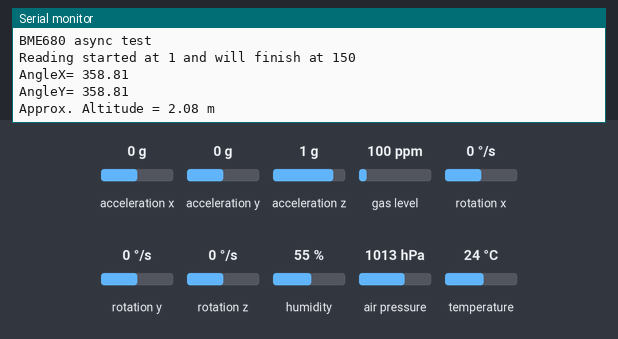
This sketch was run on a simulated Arduino Uno, built with avr-gcc and run on an emulated ATmega328P. On the bench: the last lines printed to the serial monitor. Wiring (inferred from the names in the program): MPU-6050 motion sensor at I2C address 0x68. The inputs (shaded band) are chosen by the test bench; at power-on: acceleration x 0 g, acceleration y 0 g, acceleration z 1 g, air pressure 1013 hPa, gas level 100 ppm, rotation x 0 °/s, rotation y 0 °/s, rotation z 0 °/s, humidity 55 %, temperature 24 °C.

Above: at 1.4 s.
1.5 s: acceleration x set to -1.4 g
At 2.58 s:
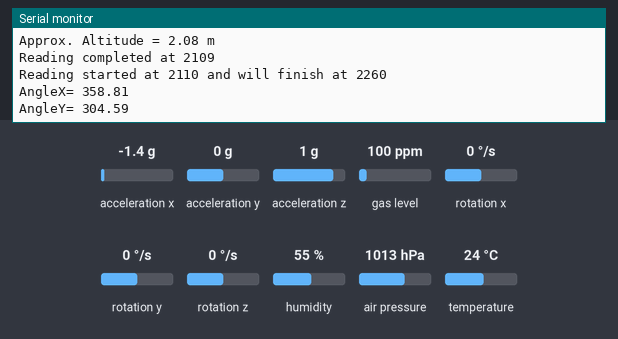
5.7 s: acceleration y set to -1.4 g
At 6.51 s:
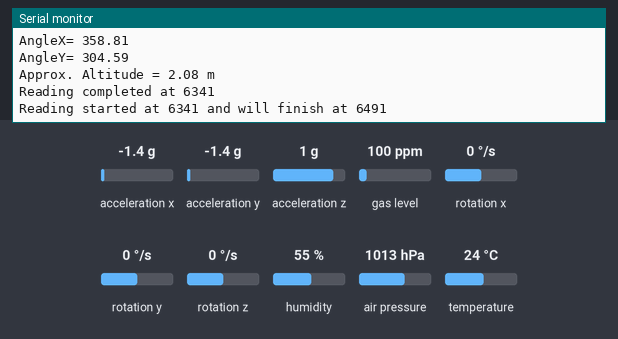
7.2 s: acceleration z set to -1.4 g
At 8.63 s:
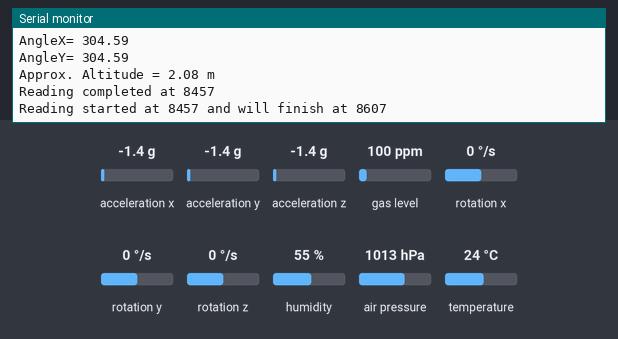
8.7 s: air pressure set to 952 hPa
At 10.3 s:
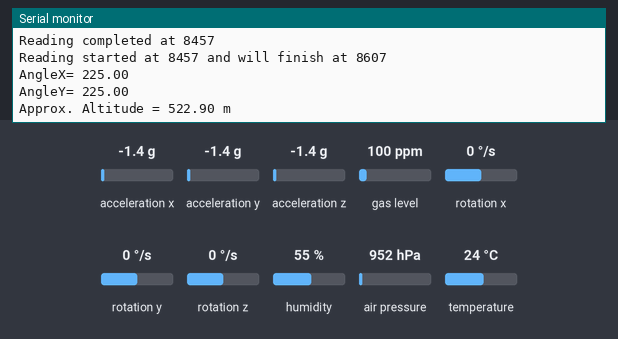
Timing chart, 0 to 11.8 s (numbered marks = the images above; inputs shaded):
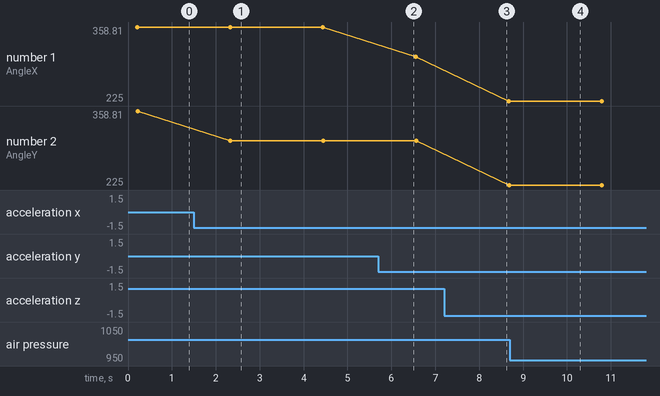

Measured:
- after the input at 1.5 s, the serial monitor: prints a new line after 0.83 s (image 1)
- after the input at 8.7 s, the serial monitor: prints a new line after 0.37 s (image 4)
- plotted number 1: 304.59 → 225 after the input at 7.2 s
- plotted number 2: 358.81 → 304.59 after the input at 1.5 s, 304.59 → 225 after the input at 7.2 s

The sketch:

IMU_BAROMETER_COMBO.ino
```cpp
#include <Wire.h>
#include <SPI.h>
#include <Adafruit_Sensor.h>
#include "Adafruit_BME680.h"

const int MPU = 0x68; // MPU6050 I2C address
float AccX, AccY, AccZ;
float GyroX, GyroY, GyroZ;
float accAngleX, accAngleY, gyroAngleX, gyroAngleY, gyroAngleZ;
float roll, pitch, yaw;
float AccErrorX, AccErrorY, GyroErrorX, GyroErrorY, GyroErrorZ;
float elapsedTime, currentTime, previousTime;
int c = 0;

/*#define BME_SCK 13
#define BME_MISO 12
#define BME_MOSI 11
#define BME_CS 10*/

#define SEALEVELPRESSURE_HPA (1013.25)

Adafruit_BME680 bme; // I2C
//Adafruit_BME680 bme(BME_CS); // hardware SPI
//Adafruit_BME680 bme(BME_CS, BME_MOSI, BME_MISO, BME_SCK);
const int MPU_addr=0x68;
int16_t AcX,AcY,AcZ,Tmp,GyX,GyY,GyZ;

int minVal=265;
int maxVal=402;

double x;
double y;
double z;
void setup() {

  Serial.begin(19200);
  while (!Serial);
  Serial.println(F("BME680 async test"));

  if (!bme.begin()) {
    Serial.println(F("Could not find a valid BME680 sensor, check wiring!"));
    while (1);
  }

  // Set up oversampling and filter initialization
  bme.setTemperatureOversampling(BME680_OS_8X);
  bme.setHumidityOversampling(BME680_OS_2X);
  bme.setPressureOversampling(BME680_OS_4X);
  bme.setIIRFilterSize(BME680_FILTER_SIZE_3);
  bme.setGasHeater(320, 150); // 320*C for 150 ms
//IMU

Wire.begin();
Wire.beginTransmission(MPU_addr);
Wire.write(0x6B);
Wire.write(0);
Wire.endTransmission(true);
}

void loop() {
//  BME

  // Tell BME680 to begin measurement.
  unsigned long endTime = bme.beginReading();
  if (endTime == 0) {
    Serial.println(F("Failed to begin reading :("));
    return;
  }
  Serial.println();
  Serial.print(F("Reading started at "));
  Serial.print(millis());
  Serial.print(F(" and will finish at "));
  Serial.println(endTime);

  //Serial.println(F("You can do other work during BME680 measurement."));
  delay(50); // This represents parallel work.
  // There's no need to delay() until millis() >= endTime: bme.endReading()
  // takes care of that. It's okay for parallel work to take longer than
  // BME680's measurement time.

  // Obtain measurement results from BME680. Note that this operation isn't
  // instantaneous even if milli() >= endTime due to I2C/SPI latency.
  if (!bme.endReading()) {
    Serial.println(F("Failed to complete reading :("));
    return;
  }


  /*Serial.print(F("Temperature = "));
  Serial.print(bme.temperature);
  Serial.println(F(" *C"));*/

  /*Serial.print(F("Pressure = "));
  Serial.print(bme.pressure / 100.0);
  Serial.println(F(" hPa"));*/

 /* Serial.print(F("Humidity = "));
  Serial.print(bme.humidity);
  Serial.println(F(" %"));*/

  /*Serial.print(F("Gas = "));
  Serial.print(bme.gas_resistance / 1000.0);
  Serial.println(F(" KOhms"));*/


  //IMU


Wire.beginTransmission(MPU_addr);
Wire.write(0x3B);
Wire.endTransmission(false);
Wire.requestFrom(MPU_addr,14,true);
AcX=Wire.read()<<8|Wire.read();
AcY=Wire.read()<<8|Wire.read();
AcZ=Wire.read()<<8|Wire.read();
int xAng = map(AcX,minVal,maxVal,-90,90);
int yAng = map(AcY,minVal,maxVal,-90,90);
int zAng = map(AcZ,minVal,maxVal,-90,90);

x= RAD_TO_DEG * (atan2(-yAng, -zAng)+PI);
y= RAD_TO_DEG * (atan2(-xAng, -zAng)+PI);
z= RAD_TO_DEG * (atan2(-yAng, -xAng)+PI);


//Outputs
 Serial.println();
Serial.print("AngleX= ");
Serial.println(x);

Serial.print("AngleY= ");
Serial.println(y);

/*Serial.print("AngleZ= ");
Serial.println(z);
Serial.println("-----------------------------------------");*/
delay(400);
Serial.print(F("Approx. Altitude = "));
  Serial.print(bme.readAltitude(SEALEVELPRESSURE_HPA));
  Serial.println(F(" m"));

  Serial.println();
  delay(1500);
   Serial.print(F("Reading completed at "));
  Serial.println(millis());
}
```
